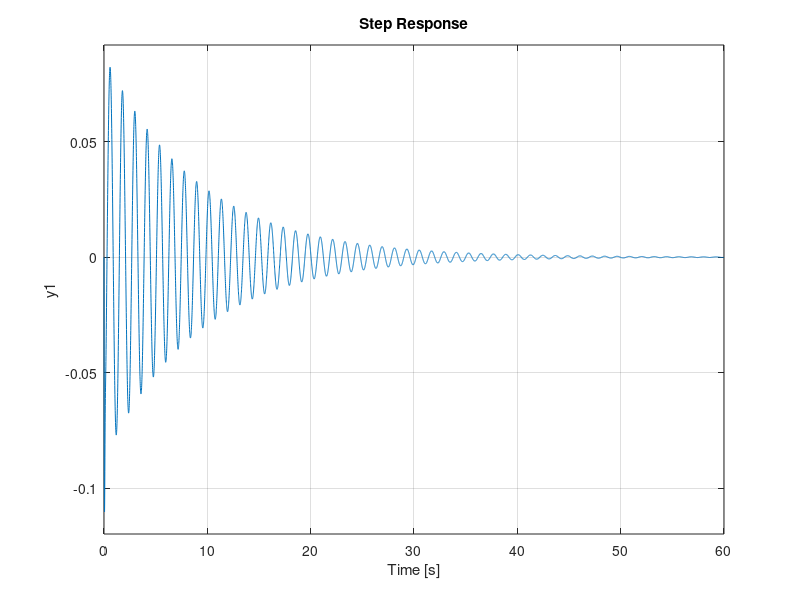

Write the MATLAB code that produced this figure.
M1 = 2500;
M2 = 320;
K1 = 80000;
K2 = 500000;
b1 = 350;
b2 = 15020;

s = tf('s');
G1 = ((M1+M2)*s^2+b2*s+K2)/((M1*s^2+b1*s+K1)*(M2*s^2+(b1+b2)*s+(K1+K2))-(b1*s+K1)*(b1*s+K1));

step(G1)

G2 = (-M1*b2*s^3-M1*K2*s^2)/((M1*s^2+b1*s+K1)*(M2*s^2+(b1+b2)*s+(K1+K2))-(b1*s+K1)*(b1*s+K1));

step(0.1*G2)